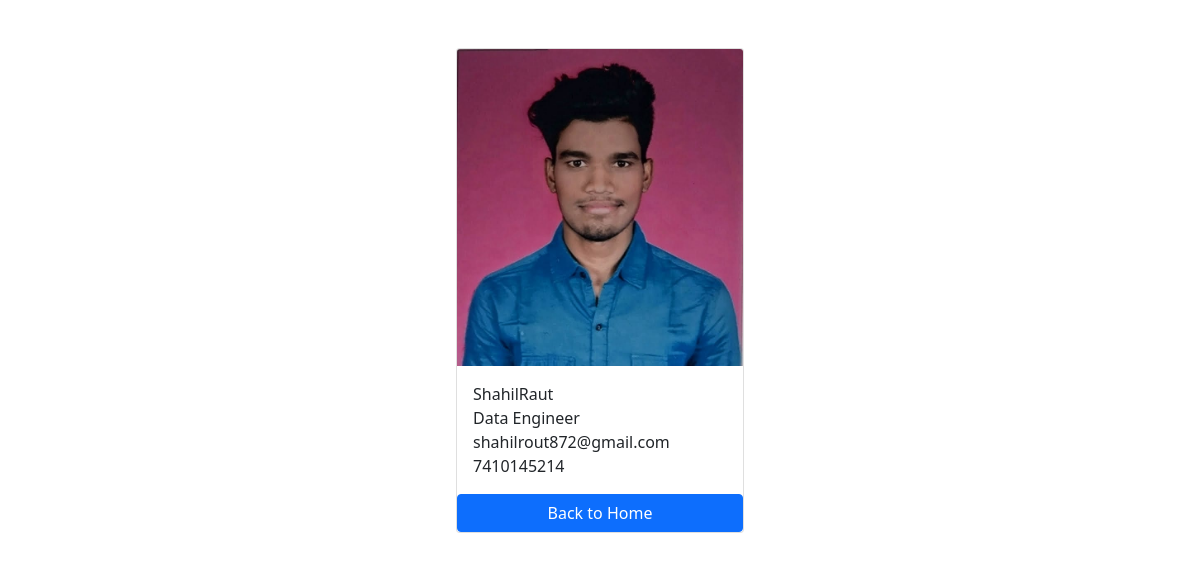
Screenshot of /employee/4/ with the database file from the repository.
### employee/models.py (models this page shows, shortened)
class Employee(models.Model):
    first_name = models.CharField(max_length=100)
    last_name = models.CharField(max_length=100)
    photo = models.ImageField(upload_to='images')
    designation = models.CharField(max_length=100)
    email_address = models.EmailField(max_length=100,unique=True)
    phone_number = models.CharField(max_length=12,blank=True)
    created_at = models.DateTimeField(auto_now_add=True)
    updated_at = models.DateTimeField(auto_now=True)

### employee/views.py (the view)
# urls.py: path('<int:pk>/',views.employee_detail,name='employee_detail'),
def employee_detail(request,pk):
    employee = get_object_or_404(Employee,pk=pk)
    context = {
        'employee':employee
    }
    return render(request,'employee_detail.html',context)

### templates/employee_detail.html (shortened to what this page needs)
{% load static %}
<!DOCTYPE html>
<html lang="en">
<head>
    <link href="https://cdn.jsdelivr.net/npm/bootstrap@5.0.2/dist/css/bootstrap.min.css" rel="stylesheet">
    <link rel="stylesheet" href="{% static 'css\style.css' %}">
</head>
<body>
<div class="container pt-5">
 <div class="card mx-auto" style="width: 18rem;">
  <img src="{{employee.photo.url}}" class="card-img-top" alt="Employee Photo">
  <div class="card-body">
    <p class="card-text m-0">{{employee.first_name}}{{employee.last_name}}</p>
    <p class="card-text m-0">{{employee.designation}}</p>
    <p class="card-text m-0">{{employee.email_address}}</p>
    <p class="card-text m-0">{{employee.phone_number}}</p>
  </div>
<a href="{%url 'home' %}"class="btn btn-primary">Back to Home</a>
</div>
</div>
</body>
</html>

### mysite/static/css/style.css (style rules this page uses)
body { background-color: white; }

### rows the page displays
Employee: photo (picture), first_name "Shahil", last_name "Raut", designation "Data Engineer", email_address "shahilrout872@gmail.com", phone_number "7410145214"
